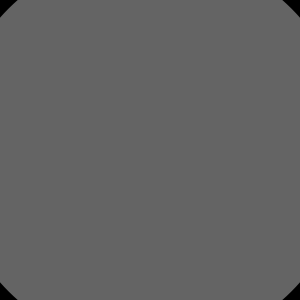
Frame 1 (no input)
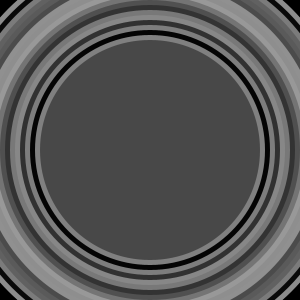
Frame 60 (the mouse pressed at the canvas centre just before this capture)
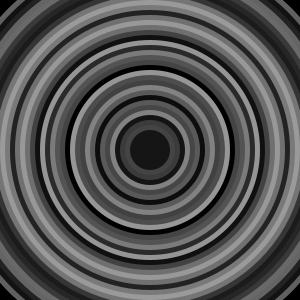
Frame 120 (the mouse held since frame 60 and released just before this capture)

The Processing sketch that drew these frames (run headless with seeded random() and noise(); from frame 60 on, the mouse is pressed at the canvas centre):

// Processing sketch: sketch_140104b
// ── sketch_140104b.pde
//ランダムに大きさを設定する。
//ランダムにブラーを掛ける

PImage img;
float d, dMax;
boolean bool;
int interval;

void setup() {
    size(300,300);
    background(0);    
    noStroke();
    frameRate(60);
    dMax = 400;
    d = 400;
    interval = 10;
    bool = true;
}
void draw(){
    float x = width/2;
    float y = height/2;
    int grayScale = (int)(random(155));
    int r = (int)(random(155));
    int g = (int)(random(155));
    int b = (int)(random(155));

    color c = color(r,g,b);

    int blurLevel = 0;
    fill(grayScale);
    ellipse(x, y, d, d);
    filter(BLUR,blurLevel);

    if(bool){
        d -= interval;
        if(d < 0){
            d = dMax;
        }
    }
}
